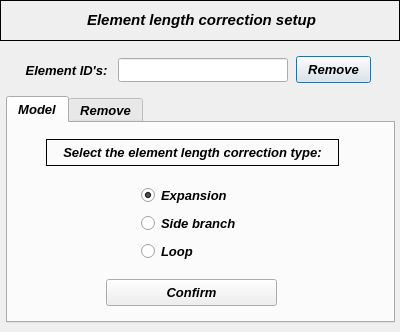
<?xml version="1.0" encoding="UTF-8"?>
<ui version="4.0">
 <class>Dialog</class>
 <widget class="QDialog" name="Dialog">
  <property name="geometry">
   <rect>
    <x>0</x>
    <y>0</y>
    <width>400</width>
    <height>332</height>
   </rect>
  </property>
  <property name="windowTitle">
   <string>Dialog</string>
  </property>
  <widget class="QPushButton" name="pushButton_upper_remove_confirm">
   <property name="geometry">
    <rect>
     <x>296</x>
     <y>56</y>
     <width>75</width>
     <height>27</height>
    </rect>
   </property>
   <property name="minimumSize">
    <size>
     <width>0</width>
     <height>27</height>
    </size>
   </property>
   <property name="maximumSize">
    <size>
     <width>16777215</width>
     <height>26</height>
    </size>
   </property>
   <property name="font">
    <font>
     <family>Arial</family>
     <pointsize>10</pointsize>
     <weight>75</weight>
     <italic>true</italic>
     <bold>true</bold>
    </font>
   </property>
   <property name="text">
    <string>Remove</string>
   </property>
  </widget>
  <widget class="QLineEdit" name="lineEdit_elementID">
   <property name="geometry">
    <rect>
     <x>118</x>
     <y>58</y>
     <width>170</width>
     <height>24</height>
    </rect>
   </property>
   <property name="minimumSize">
    <size>
     <width>170</width>
     <height>0</height>
    </size>
   </property>
   <property name="maximumSize">
    <size>
     <width>170</width>
     <height>16777215</height>
    </size>
   </property>
   <property name="font">
    <font>
     <family>Arial</family>
     <pointsize>10</pointsize>
     <weight>75</weight>
     <italic>true</italic>
     <bold>true</bold>
    </font>
   </property>
   <property name="focusPolicy">
    <enum>Qt::ClickFocus</enum>
   </property>
   <property name="text">
    <string/>
   </property>
   <property name="alignment">
    <set>Qt::AlignCenter</set>
   </property>
  </widget>
  <widget class="QFrame" name="frame">
   <property name="geometry">
    <rect>
     <x>0</x>
     <y>0</y>
     <width>400</width>
     <height>41</height>
    </rect>
   </property>
   <property name="frameShape">
    <enum>QFrame::Box</enum>
   </property>
   <property name="frameShadow">
    <enum>QFrame::Plain</enum>
   </property>
   <property name="lineWidth">
    <number>1</number>
   </property>
   <widget class="QLabel" name="label">
    <property name="geometry">
     <rect>
      <x>16</x>
      <y>12</y>
      <width>371</width>
      <height>16</height>
     </rect>
    </property>
    <property name="font">
     <font>
      <family>Arial</family>
      <pointsize>11</pointsize>
      <weight>75</weight>
      <italic>true</italic>
      <bold>true</bold>
     </font>
    </property>
    <property name="text">
     <string>Element length correction setup</string>
    </property>
    <property name="textFormat">
     <enum>Qt::AutoText</enum>
    </property>
    <property name="alignment">
     <set>Qt::AlignCenter</set>
    </property>
   </widget>
  </widget>
  <widget class="QLabel" name="label_2">
   <property name="geometry">
    <rect>
     <x>19</x>
     <y>60</y>
     <width>95</width>
     <height>21</height>
    </rect>
   </property>
   <property name="font">
    <font>
     <family>Arial</family>
     <pointsize>10</pointsize>
     <weight>75</weight>
     <italic>true</italic>
     <bold>true</bold>
    </font>
   </property>
   <property name="text">
    <string>Element ID's:</string>
   </property>
   <property name="alignment">
    <set>Qt::AlignCenter</set>
   </property>
  </widget>
  <widget class="QTabWidget" name="tabWidget_element_length_correction">
   <property name="geometry">
    <rect>
     <x>6</x>
     <y>96</y>
     <width>389</width>
     <height>227</height>
    </rect>
   </property>
   <property name="minimumSize">
    <size>
     <width>0</width>
     <height>227</height>
    </size>
   </property>
   <property name="maximumSize">
    <size>
     <width>16777215</width>
     <height>227</height>
    </size>
   </property>
   <property name="font">
    <font>
     <family>Arial</family>
     <pointsize>10</pointsize>
     <weight>75</weight>
     <italic>true</italic>
     <bold>true</bold>
    </font>
   </property>
   <property name="currentIndex">
    <number>0</number>
   </property>
   <widget class="QWidget" name="tab_model">
    <attribute name="title">
     <string>Model</string>
    </attribute>
    <widget class="QPushButton" name="pushButton_confirm">
     <property name="geometry">
      <rect>
       <x>98</x>
       <y>156</y>
       <width>171</width>
       <height>27</height>
      </rect>
     </property>
     <property name="font">
      <font>
       <family>Arial</family>
       <pointsize>10</pointsize>
       <weight>75</weight>
       <italic>true</italic>
       <bold>true</bold>
      </font>
     </property>
     <property name="text">
      <string>Confirm</string>
     </property>
    </widget>
    <widget class="QLabel" name="label_20">
     <property name="enabled">
      <bool>true</bool>
     </property>
     <property name="geometry">
      <rect>
       <x>38</x>
       <y>16</y>
       <width>293</width>
       <height>27</height>
      </rect>
     </property>
     <property name="font">
      <font>
       <family>Arial</family>
       <pointsize>10</pointsize>
       <weight>75</weight>
       <italic>true</italic>
       <bold>true</bold>
      </font>
     </property>
     <property name="frameShape">
      <enum>QFrame::Box</enum>
     </property>
     <property name="text">
      <string>Select the element length correction type:</string>
     </property>
     <property name="alignment">
      <set>Qt::AlignCenter</set>
     </property>
    </widget>
    <widget class="QWidget" name="gridLayoutWidget">
     <property name="geometry">
      <rect>
       <x>132</x>
       <y>60</y>
       <width>107</width>
       <height>80</height>
      </rect>
     </property>
     <layout class="QGridLayout" name="gridLayout">
      <item row="2" column="0">
       <widget class="QRadioButton" name="radioButton_loop">
        <property name="minimumSize">
         <size>
          <width>105</width>
          <height>20</height>
         </size>
        </property>
        <property name="maximumSize">
         <size>
          <width>105</width>
          <height>20</height>
         </size>
        </property>
        <property name="text">
         <string>Loop</string>
        </property>
       </widget>
      </item>
      <item row="0" column="0">
       <widget class="QRadioButton" name="radioButton_expansion">
        <property name="minimumSize">
         <size>
          <width>105</width>
          <height>20</height>
         </size>
        </property>
        <property name="maximumSize">
         <size>
          <width>105</width>
          <height>20</height>
         </size>
        </property>
        <property name="text">
         <string>Expansion</string>
        </property>
        <property name="checked">
         <bool>true</bool>
        </property>
       </widget>
      </item>
      <item row="1" column="0">
       <widget class="QRadioButton" name="radioButton_side_branch">
        <property name="minimumSize">
         <size>
          <width>105</width>
          <height>20</height>
         </size>
        </property>
        <property name="maximumSize">
         <size>
          <width>105</width>
          <height>20</height>
         </size>
        </property>
        <property name="text">
         <string>Side branch</string>
        </property>
       </widget>
      </item>
     </layout>
    </widget>
   </widget>
   <widget class="QWidget" name="tab_remove">
    <attribute name="title">
     <string>Remove</string>
    </attribute>
    <widget class="QTreeWidget" name="treeWidget_element_length_correction">
     <property name="geometry">
      <rect>
       <x>46</x>
       <y>40</y>
       <width>280</width>
       <height>120</height>
      </rect>
     </property>
     <property name="minimumSize">
      <size>
       <width>280</width>
       <height>120</height>
      </size>
     </property>
     <property name="maximumSize">
      <size>
       <width>280</width>
       <height>120</height>
      </size>
     </property>
     <property name="font">
      <font>
       <family>Arial</family>
       <italic>true</italic>
      </font>
     </property>
     <column>
      <property name="text">
       <string>Elements</string>
      </property>
     </column>
     <column>
      <property name="text">
       <string>Type</string>
      </property>
     </column>
    </widget>
    <widget class="QPushButton" name="pushButton_lower_remove_confirm">
     <property name="geometry">
      <rect>
       <x>148</x>
       <y>166</y>
       <width>75</width>
       <height>27</height>
      </rect>
     </property>
     <property name="minimumSize">
      <size>
       <width>0</width>
       <height>27</height>
      </size>
     </property>
     <property name="maximumSize">
      <size>
       <width>16777215</width>
       <height>26</height>
      </size>
     </property>
     <property name="font">
      <font>
       <family>Arial</family>
       <pointsize>10</pointsize>
       <weight>75</weight>
       <italic>true</italic>
       <bold>true</bold>
      </font>
     </property>
     <property name="text">
      <string>Remove</string>
     </property>
    </widget>
    <widget class="QLabel" name="label_29">
     <property name="geometry">
      <rect>
       <x>4</x>
       <y>6</y>
       <width>377</width>
       <height>27</height>
      </rect>
     </property>
     <property name="font">
      <font>
       <family>Arial</family>
       <pointsize>10</pointsize>
       <weight>75</weight>
       <italic>true</italic>
       <bold>true</bold>
      </font>
     </property>
     <property name="frameShape">
      <enum>QFrame::NoFrame</enum>
     </property>
     <property name="text">
      <string>Select a element to remove the element length correction:</string>
     </property>
     <property name="textFormat">
      <enum>Qt::AutoText</enum>
     </property>
     <property name="alignment">
      <set>Qt::AlignCenter</set>
     </property>
    </widget>
   </widget>
  </widget>
 </widget>
 <resources/>
 <connections/>
</ui>
